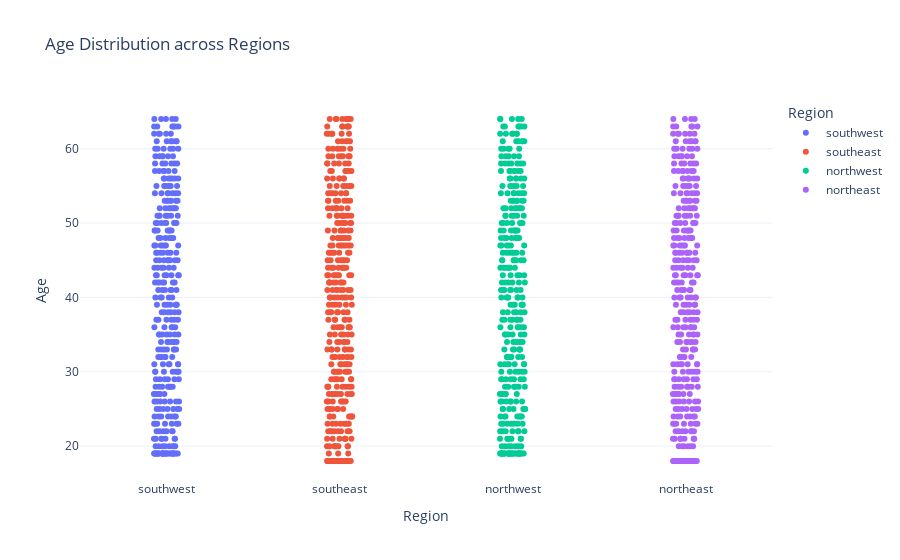
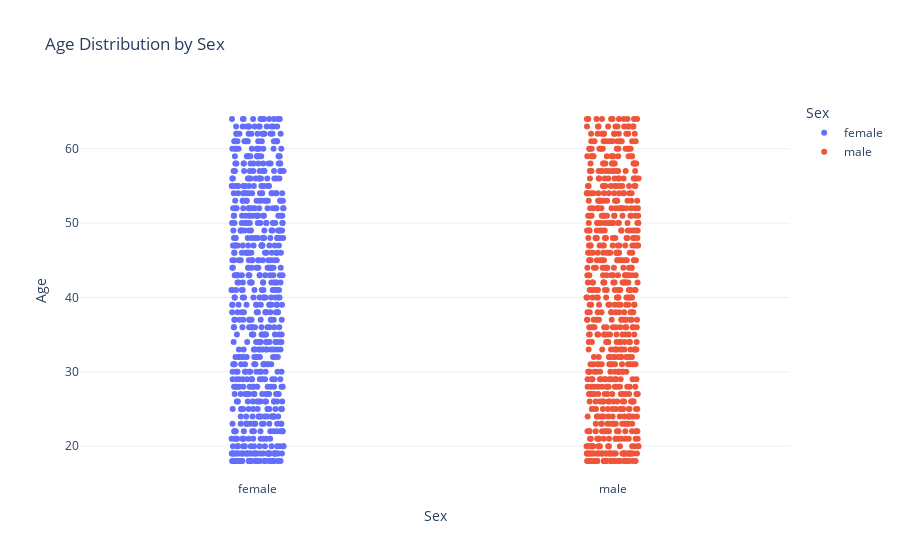
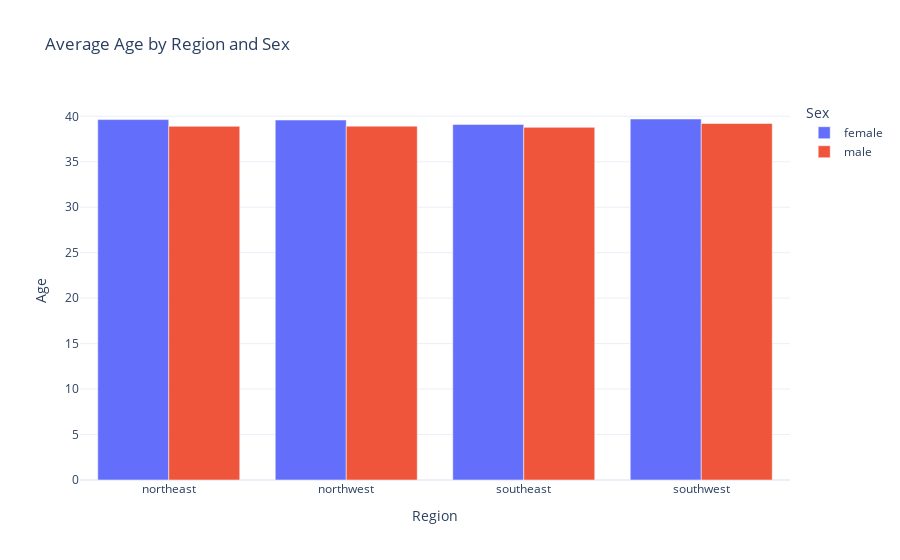

Notebook code for these charts, in order:
### Markdown cell above
the very final visualization here is to Strip & Bar Plots with Plotly (Age, Region, Sex)

### Code cell
import plotly.express as px
import pandas as pd

# Load dataset
df = pd.read_csv("Dataset/Cleaned/df_transformed.csv")

# Common template for all plots
template_style = "plotly_white"

# --- 1. Age distribution by Region (Strip Plot) ---
px.strip(
    df,
    x="Region",
    y="Age",
    color="Region",
    stripmode="overlay",  # overlay points
    title="Age Distribution across Regions",
    template=template_style
).show()

# --- 2. Age distribution by Sex (Strip Plot) ---
px.strip(
    df,
    x="Sex",
    y="Age",
    color="Sex",
    stripmode="overlay",
    title="Age Distribution by Sex",
    template=template_style
).show()

# --- 3. Average Age by Region & Sex (Bar Chart) ---
avg_age = df.groupby(["Region", "Sex"], as_index=False)["Age"].mean()

px.bar(
    avg_age,
    x="Region",
    y="Age",
    color="Sex",
    barmode="group",
    title="Average Age by Region and Sex",
    template=template_style
).show()

### Figure 1 — Plotly figure (JSON) as saved in the notebook; plotly's stock layout.template omitted (floating-point values rounded to 4 significant figures; data arrays with more than 128 entries replaced by an {"elided": "..."} marker saying what was removed)
{"data": [{"alignmentgroup": "True", "boxpoints": "all", "fillcolor": "rgba(255,255,255,0)", "hoveron": "points", "hovertemplate": "Region=%{x}<br>Age=%{y}<extra></extra>", "legendgroup": "southwest", "line": {"color": "rgba(255,255,255,0)"}, "marker": {"color": "#636efa"}, "name": "southwest", "offsetgroup": "southwest", "orientation": "v", "pointpos": 0, "showlegend": true, "type": "box", "x": {"elided": "325 str values"}, "x0": " ", "xaxis": "x", "y": {"elided": "325 int values"}, "y0": " ", "yaxis": "y"}, {"alignmentgroup": "True", "boxpoints": "all", "fillcolor": "rgba(255,255,255,0)", "hoveron": "points", "hovertemplate": "Region=%{x}<br>Age=%{y}<extra></extra>", "legendgroup": "southeast", "line": {"color": "rgba(255,255,255,0)"}, "marker": {"color": "#EF553B"}, "name": "southeast", "offsetgroup": "southeast", "orientation": "v", "pointpos": 0, "showlegend": true, "type": "box", "x": {"elided": "364 str values"}, "x0": " ", "xaxis": "x", "y": {"elided": "364 int values"}, "y0": " ", "yaxis": "y"}, {"alignmentgroup": "True", "boxpoints": "all", "fillcolor": "rgba(255,255,255,0)", "hoveron": "points", "hovertemplate": "Region=%{x}<br>Age=%{y}<extra></extra>", "legendgroup": "northwest", "line": {"color": "rgba(255,255,255,0)"}, "marker": {"color": "#00cc96"}, "name": "northwest", "offsetgroup": "northwest", "orientation": "v", "pointpos": 0, "showlegend": true, "type": "box", "x": {"elided": "324 str values"}, "x0": " ", "xaxis": "x", "y": {"elided": "324 int values"}, "y0": " ", "yaxis": "y"}, {"alignmentgroup": "True", "boxpoints": "all", "fillcolor": "rgba(255,255,255,0)", "hoveron": "points", "hovertemplate": "Region=%{x}<br>Age=%{y}<extra></extra>", "legendgroup": "northeast", "line": {"color": "rgba(255,255,255,0)"}, "marker": {"color": "#ab63fa"}, "name": "northeast", "offsetgroup": "northeast", "orientation": "v", "pointpos": 0, "showlegend": true, "type": "box", "x": {"elided": "324 str values"}, "x0": " ", "xaxis": "x", "y": {"elided": "324 int values"}, "y0": " ", "yaxis": "y"}], "layout": {"boxmode": "overlay", "legend": {"title": {"text": "Region"}, "tracegroupgap": 0}, "title": {"text": "Age Distribution across Regions"}, "xaxis": {"anchor": "y", "categoryarray": ["southwest", "southeast", "northwest", "northeast"], "categoryorder": "array", "domain": [0, 1], "title": {"text": "Region"}}, "yaxis": {"anchor": "x", "domain": [0, 1], "title": {"text": "Age"}}}}

### Figure 2 — Plotly figure (JSON) as saved in the notebook; plotly's stock layout.template omitted (floating-point values rounded to 4 significant figures; data arrays with more than 128 entries replaced by an {"elided": "..."} marker saying what was removed)
{"data": [{"alignmentgroup": "True", "boxpoints": "all", "fillcolor": "rgba(255,255,255,0)", "hoveron": "points", "hovertemplate": "Sex=%{x}<br>Age=%{y}<extra></extra>", "legendgroup": "female", "line": {"color": "rgba(255,255,255,0)"}, "marker": {"color": "#636efa"}, "name": "female", "offsetgroup": "female", "orientation": "v", "pointpos": 0, "showlegend": true, "type": "box", "x": {"elided": "662 str values"}, "x0": " ", "xaxis": "x", "y": {"elided": "662 int values"}, "y0": " ", "yaxis": "y"}, {"alignmentgroup": "True", "boxpoints": "all", "fillcolor": "rgba(255,255,255,0)", "hoveron": "points", "hovertemplate": "Sex=%{x}<br>Age=%{y}<extra></extra>", "legendgroup": "male", "line": {"color": "rgba(255,255,255,0)"}, "marker": {"color": "#EF553B"}, "name": "male", "offsetgroup": "male", "orientation": "v", "pointpos": 0, "showlegend": true, "type": "box", "x": {"elided": "675 str values"}, "x0": " ", "xaxis": "x", "y": {"elided": "675 int values"}, "y0": " ", "yaxis": "y"}], "layout": {"boxmode": "overlay", "legend": {"title": {"text": "Sex"}, "tracegroupgap": 0}, "title": {"text": "Age Distribution by Sex"}, "xaxis": {"anchor": "y", "categoryarray": ["female", "male"], "categoryorder": "array", "domain": [0, 1], "title": {"text": "Sex"}}, "yaxis": {"anchor": "x", "domain": [0, 1], "title": {"text": "Age"}}}}

### Figure 3 — Plotly figure (JSON) as saved in the notebook; plotly's stock layout.template omitted (floating-point values rounded to 4 significant figures)
{"data": [{"alignmentgroup": "True", "hovertemplate": "Sex=female<br>Region=%{x}<br>Age=%{y}<extra></extra>", "legendgroup": "female", "marker": {"color": "#636efa", "pattern": {"shape": ""}}, "name": "female", "offsetgroup": "female", "orientation": "v", "showlegend": true, "textposition": "auto", "type": "bar", "x": ["northeast", "northwest", "southeast", "southwest"], "xaxis": "x", "y": [39.64, 39.59, 39.11, 39.7], "yaxis": "y"}, {"alignmentgroup": "True", "hovertemplate": "Sex=male<br>Region=%{x}<br>Age=%{y}<extra></extra>", "legendgroup": "male", "marker": {"color": "#EF553B", "pattern": {"shape": ""}}, "name": "male", "offsetgroup": "male", "orientation": "v", "showlegend": true, "textposition": "auto", "type": "bar", "x": ["northeast", "northwest", "southeast", "southwest"], "xaxis": "x", "y": [38.9, 38.92, 38.78, 39.21], "yaxis": "y"}], "layout": {"barmode": "group", "legend": {"title": {"text": "Sex"}, "tracegroupgap": 0}, "title": {"text": "Average Age by Region and Sex"}, "xaxis": {"anchor": "y", "domain": [0, 1], "title": {"text": "Region"}}, "yaxis": {"anchor": "x", "domain": [0, 1], "title": {"text": "Age"}}}}
